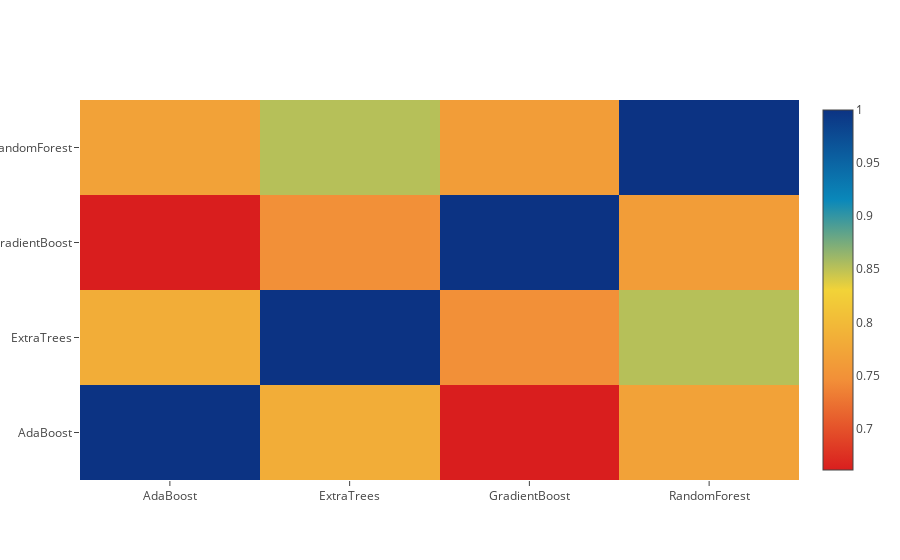

Notebook code cell kept with this figure:
### Markdown cell above
**Correlation Heatmap of the Second Level Training set**

### Code cell
data = [
    go.Heatmap(
        z= base_predictions_train.astype(float).corr().values ,
        x=base_predictions_train.columns.values,
        y= base_predictions_train.columns.values,
          colorscale='Portland',
            showscale=True,
            reversescale = True
    )
]
py.iplot(data, filename='labelled-heatmap')

### Figure 1 — Plotly figure (JSON) as saved in the notebook; plotly's stock layout.template omitted (floating-point values rounded to 4 significant figures)
{"data": [{"colorscale": "Portland", "reversescale": true, "showscale": true, "type": "heatmap", "x": ["AdaBoost", "ExtraTrees", "GradientBoost", "RandomForest"], "y": ["AdaBoost", "ExtraTrees", "GradientBoost", "RandomForest"], "z": [[1, 0.7829, 0.661, 0.7694], [0.7829, 1, 0.7472, 0.8523], [0.661, 0.7472, 1, 0.7637], [0.7694, 0.8523, 0.7637, 1]]}], "layout": {}}
